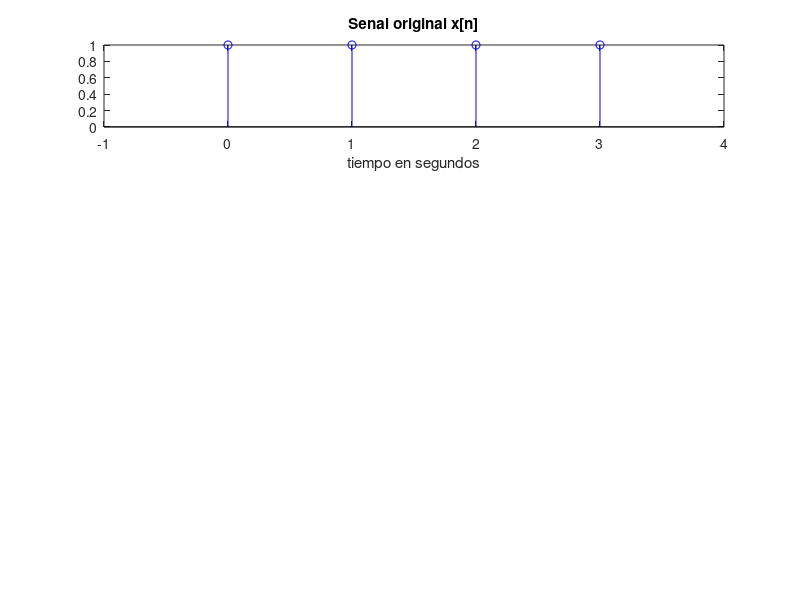

Reproduce this figure in MATLAB. (Note: this script raises an error after producing the figure.)
# LABORATORIO 7
# EJERCICIO 7
# =====================================================================

# SIGNAL

N = 4;
x1 = [1,1,1,1];
n1 = [0:1:N-1];

subplot(4,1,1);
stem(n1,x1,'b');
title('Senal original x[n]');
xlabel('tiempo en segundos');
xlim([-1,4]);

# =====================================================================

# FOURIER TRANSFORM

[xk1, nk1] = dft(x1, N);

# AMPLITUDE

subplot(4,1,2);
stem(nk1,abs(xk1),'r');
title('|X[k]|');
xlabel('frecuencia en Hz');
xlim([-1,4]);

# PHASE

subplot(4,1,3);
stem(nk1,angle(xk1),'r');
title('Fase de |X[k]|');
xlabel('frecuencia en Hz');
xlim([-1,4]);

# =====================================================================

# INVERSE FOURIER TRANSFORM

[x2, n2] = idft(xk1, N);

subplot(4,1,4);
stem(n2,x2,'b');
title('Transformada inversa (x[n])');
xlabel('tiempo en segundos');
xlim([-1,4]);

# =====================================================================